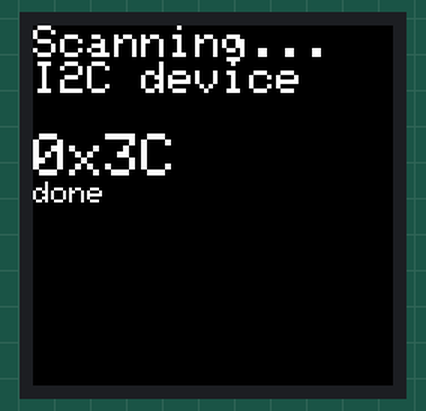
Recording of a sketch running on a simulated ESP8266 (Wemos D1 mini). Shown: 240×240 colour display. What the sketch prints to the serial monitor is not drawn.

Above: at 0.7 s.

The sketch:

D1_IPS_I2CScanner.ino
```cpp
/***************************************************
  This is a library for the ST7789 IPS SPI display.
https://github.com/wilmsn/Arduino-ST7789-Library
  Written by Ananev Ilya.

   Rui Santos
  Complete project details at https://randomnerdtutorials.com
 ****************************************************/

#include <Adafruit_GFX.h>    // Core graphics library by Adafruit
#include <Arduino_ST7789.h> // Hardware-specific library for ST7789 (with or without CS pin)
#include <SPI.h>
#include <Wire.h>
/*
   Attention: If you use blue "D1 Arduino compatible" Board use "LOLIN(WEMOS) D1 R2 &mini" as board in ARDUINO IDE.
              Pins are labeled wrong on Bord!!!!
              Label on board   |   Use in programm  | Connect to Display
              D2               |   D0               | RES
              D15/SCL/D3       |   D1               | DC
              D13/SCK/D5       |   D5               | SCL
              D1/MOSI/D7       |   D7               | SDA
*/
#define TFT_DC    D0
#define TFT_RST   D6
//#define TFT_CS    10 // only for displays with CS pin
#define TFT_MOSI  D7   // for hardware SPI data pin (all of available pins)
#define TFT_SCLK  D5   // for hardware SPI sclk pin (all of available pins)

//You can use different type of hardware initialization
//using hardware SPI (11, 13 on UNO; 51, 52 on MEGA; ICSP-4, ICSP-3 on DUE and etc)
Arduino_ST7789 tft = Arduino_ST7789(TFT_DC, TFT_RST); //for display without CS pin
//Arduino_ST7789 tft = Arduino_ST7789(TFT_DC, TFT_RST, TFT_CS); //for display with CS pin
//or you can use software SPI on all available pins (slow)
//Arduino_ST7789 tft = Arduino_ST7789(TFT_DC, TFT_RST, TFT_MOSI, TFT_SCLK); //for display without CS pin
//Arduino_ST7789 tft = Arduino_ST7789(TFT_DC, TFT_RST, TFT_MOSI, TFT_SCLK, TFT_CS); //for display with CS pin

//*********
// create variables

void setup() {
  Wire.begin();
  Serial.begin(115200);
  Serial.print("Hello! ST7789 TFT Test");
  Serial.println("\nI2C Scanner");


  tft.init(240, 240);   // initialize a ST7789 chip, 240x240 pixels
  tft.setRotation(3);   // rotate display to landscape
  Serial.println("Initialized");

  uint16_t time = millis();
  tft.fillScreen(BLACK);
  time = millis() - time;

  Serial.println(time, DEC);
  delay(500);

  // large block of text
  tft.fillScreen(BLACK);

  // tft print function
  //tftPrintTest();
  //Serial.println("TFT Printtest");
  //delay(4000);


}

void loop() {
  tft.setCursor(0, 0);
  tft.setTextColor(WHITE);
  tft.setTextSize(3);

  byte error, address;
  int nDevices;
  Serial.println("Scanning...");
  tft.println("Scanning...");
  nDevices = 0;
  for(address = 1; address < 127; address++ ) {
    Wire.beginTransmission(address);
    error = Wire.endTransmission();
    if (error == 0) {
      Serial.print("I2C device found at address 0x");
      tft.setTextSize(3);
      tft.println("I2C device  ");

      tft.println(" ");
      tft.setTextSize(4);
      tft.print("0x");
      if (address<16) {
        Serial.print("0");
        tft.print("0");
      }
      Serial.println(address,HEX);
       tft.println(address,HEX);
      nDevices++;
    }
    else if (error==4) {
      Serial.print("Unknow error at address 0x");
      tft.println("Unknow error at address 0x");
      if (address<16) {
        Serial.print("0");
         tft.println("0");
      }
      Serial.println(address,HEX);
      tft.println(address,HEX);
    }
  }
  if (nDevices == 0) {
    tft.setTextSize(2);
    Serial.println("No I2C devices found\n");
    tft.println("No I2C devices found\n");
  }
  else {
    Serial.println("done\n");
    tft.setTextSize(2);
     tft.println("done\n");
  }
  delay(2000);
  tft.fillScreen(BLACK);
}


void tftPrintTest() {
  tft.setTextWrap(false);
  tft.fillScreen(BLACK);

  tft.setTextColor(WHITE);
  tft.setTextSize(3);
  tft.println("Hello World!");

  tft.setTextColor(WHITE);

  //tft.println(I2C_address);
}
```

Measured:
- what the display in image 0 shows lasts 2.0 s, from 0.6 s to 2.6 s
